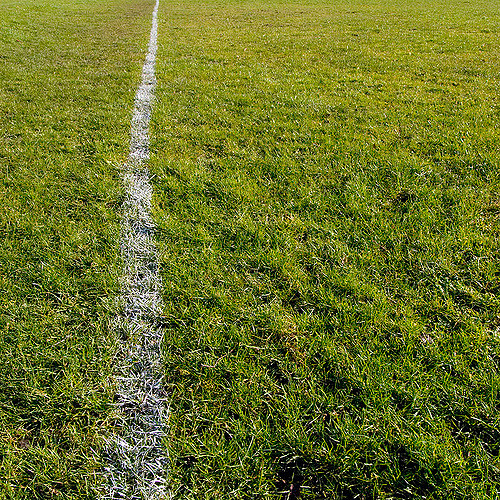
//> input picture file.png, 500 x 500 px
$ ./shortSampleCpu_v3   (built with g++ and OpenCV 4)
//> lines starting //> are read from the running program, lines starting //| are printed output that depends on the picture
/* OpenCV3: Thresholding using CPU */
#include <iostream>
#include <string.h>
#include <time.h>
#include <ctime>
#include <chrono>
#include "opencv2/opencv.hpp"
#include "opencv2/imgcodecs.hpp"
#include <fstream>
#include <sstream>

void log2file( const std::string &text )
{
    std::ofstream log_file(
        "log_filec3.csv", std::ios_base::out | std::ios_base::app );
    log_file << text;
}

bool isLogging=true;

using namespace cv;

int main (int argc, char* argv[])
{
    try
    {
        for(int i = 0; i < 1000; i++){
            std::ostringstream outStream;
            cv::Mat src_host = cv::imread("file.png", IMREAD_GRAYSCALE);
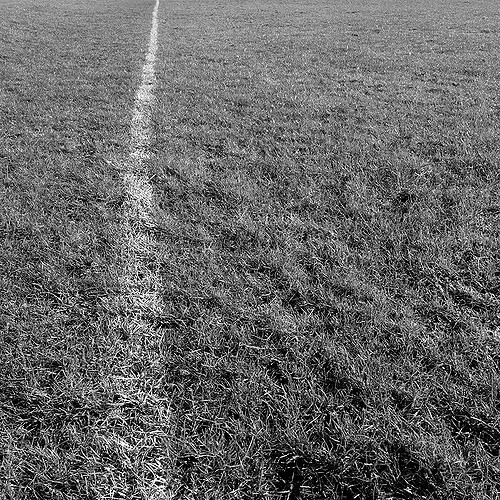
//> src_host: 500 rows x 500 cols, CV_8UC1; min 0, max 255, mean 103
            if (isLogging) outStream << clock() << ","; // TIMER: top
            cv::Mat dst;

            cv::threshold(src_host, dst, 128.0, 255.0, THRESH_BINARY);
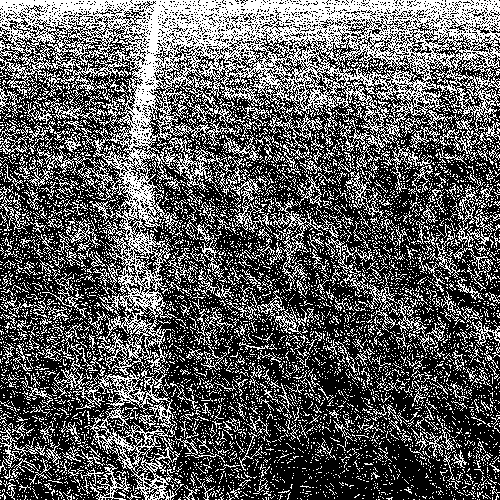
//> dst: 500 rows x 500 cols, CV_8UC1; 36% white in thin lines or dots
            if (isLogging) outStream << clock() << "\n"; // TIMER: bottom
            if (isLogging) log2file(outStream.str());
            //cv::imshow("Result", result_host);
            //cv::waitKey();
        }
    }
    catch(const cv::Exception& ex)
    {
        std::cout << "Error: " << ex.what() << std::endl;
    }
    return 0;
}
